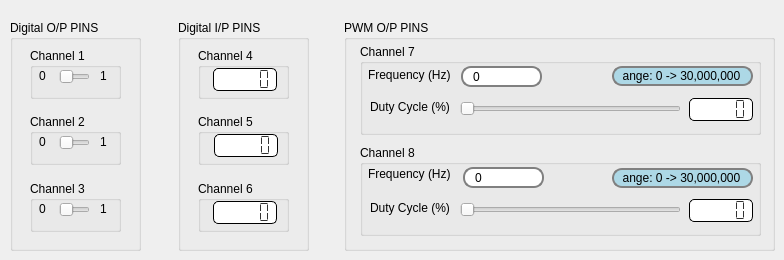
      <widget class="QWidget" name="MainFeatures_tab">
       <attribute name="title">
        <string>Main Features</string>
       </attribute>
       <widget class="QGroupBox" name="DigitalOutPins_groupBox">
        <property name="geometry">
         <rect>
          <x>10</x>
          <y>20</y>
          <width>131</width>
          <height>231</height>
         </rect>
        </property>
        <property name="font">
         <font>
          <family>Segoe UI</family>
         </font>
        </property>
        <property name="title">
         <string>Digital O/P PINS</string>
        </property>
        <widget class="QGroupBox" name="Channel3_groupBox">
         <property name="geometry">
          <rect>
           <x>20</x>
           <y>161</y>
           <width>91</width>
           <height>51</height>
          </rect>
         </property>
         <property name="font">
          <font>
           <family>Segoe UI</family>
          </font>
         </property>
         <property name="title">
          <string>Channel 3</string>
         </property>
         <widget class="QSlider" name="Channel3_horizontalSlider">
          <property name="enabled">
           <bool>true</bool>
          </property>
          <property name="geometry">
           <rect>
            <x>29</x>
            <y>18</y>
            <width>31</width>
            <height>22</height>
           </rect>
          </property>
          <property name="styleSheet">
           <string notr="true">QSlider::groove:horizontal { 
	background-color:rgb(215,215,215) ;
	border: 0px solid #424242; 
	height: 10px; 
	border-radius: 5px;
}

QSlider::handle:horizontal { 
	background-color: #05B8CC; 
	border: 2px solid #05B8CC; 
	width: 16px; 
	height: 20px; 
	line-height: 20px; 
	margin-top: -5px; 
	margin-bottom: -5px; 
	border-radius: 10px; 
}



QSlider::handle:horizontal:hover { 
	border-radius: 10px;
}r</string>
          </property>
          <property name="maximum">
           <number>1</number>
          </property>
          <property name="orientation">
           <enum>Qt::Horizontal</enum>
          </property>
         </widget>
         <widget class="QLabel" name="label_13">
          <property name="geometry">
           <rect>
            <x>9</x>
            <y>20</y>
            <width>16</width>
            <height>16</height>
           </rect>
          </property>
          <property name="font">
           <font>
            <family>Segoe UI</family>
           </font>
          </property>
          <property name="text">
           <string>0</string>
          </property>
         </widget>
         <widget class="QLabel" name="label_14">
          <property name="geometry">
           <rect>
            <x>70</x>
            <y>20</y>
            <width>16</width>
            <height>16</height>
           </rect>
          </property>
          <property name="font">
           <font>
            <family>Segoe UI</family>
           </font>
          </property>
          <property name="text">
           <string>1</string>
          </property>
         </widget>
        </widget>
        <widget class="QGroupBox" name="Channel1_groupBox">
         <property name="geometry">
          <rect>
           <x>20</x>
           <y>28</y>
           <width>91</width>
           <height>51</height>
          </rect>
         </property>
         <property name="font">
          <font>
           <family>Segoe UI</family>
          </font>
         </property>
         <property name="title">
          <string>Channel 1</string>
         </property>
         <widget class="QSlider" name="Channel1_horizontalSlider">
          <property name="enabled">
           <bool>true</bool>
          </property>
          <property name="geometry">
           <rect>
            <x>29</x>
            <y>18</y>
            <width>31</width>
            <height>22</height>
           </rect>
          </property>
          <property name="styleSheet">
           <string notr="true">QSlider::groove:horizontal { 
	background-color:rgb(215,215,215) ;
	border: 0px solid #424242; 
	height: 10px; 
	border-radius: 5px;
}

QSlider::handle:horizontal { 
	background-color: #05B8CC; 
	border: 2px solid #05B8CC; 
	width: 16px; 
	height: 20px; 
	line-height: 20px; 
	margin-top: -5px; 
	margin-bottom: -5px; 
	border-radius: 10px; 
}



QSlider::handle:horizontal:hover { 
	border-radius: 10px;
}r</string>
          </property>
          <property name="maximum">
           <number>1</number>
          </property>
          <property name="value">
           <number>0</number>
          </property>
          <property name="tracking">
           <bool>true</bool>
          </property>
          <property name="orientation">
           <enum>Qt::Horizontal</enum>
          </property>
         </widget>
         <widget class="QLabel" name="label_15">
          <property name="geometry">
           <rect>
            <x>9</x>
            <y>20</y>
            <width>16</width>
            <height>16</height>
           </rect>
          </property>
          <property name="font">
           <font>
            <family>Segoe UI</family>
           </font>
          </property>
          <property name="text">
           <string>0</string>
          </property>
         </widget>
         <widget class="QLabel" name="label_16">
          <property name="geometry">
           <rect>
            <x>70</x>
            <y>20</y>
            <width>16</width>
            <height>16</height>
           </rect>
          </property>
          <property name="font">
           <font>
            <family>Segoe UI</family>
           </font>
          </property>
          <property name="text">
           <string>1</string>
          </property>
         </widget>
        </widget>
        <widget class="QGroupBox" name="Channel2_groupBox">
         <property name="geometry">
          <rect>
           <x>20</x>
           <y>94</y>
           <width>91</width>
           <height>51</height>
          </rect>
         </property>
         <property name="font">
          <font>
           <family>Segoe UI</family>
          </font>
         </property>
         <property name="title">
          <string>Channel 2</string>
         </property>
         <widget class="QSlider" name="Channel2_horizontalSlider">
          <property name="enabled">
           <bool>true</bool>
          </property>
          <property name="geometry">
           <rect>
            <x>29</x>
            <y>18</y>
            <width>31</width>
            <height>22</height>
           </rect>
          </property>
          <property name="styleSheet">
           <string notr="true">QSlider::groove:horizontal { 
	background-color:rgb(215,215,215) ;
	border: 0px solid #424242; 
	height: 10px; 
	border-radius: 5px;
}

QSlider::handle:horizontal { 
	background-color: #05B8CC; 
	border: 2px solid #05B8CC; 
	width: 16px; 
	height: 20px; 
	line-height: 20px; 
	margin-top: -5px; 
	margin-bottom: -5px; 
	border-radius: 10px; 
}



QSlider::handle:horizontal:hover { 
	border-radius: 10px;
}r</string>
          </property>
          <property name="maximum">
           <number>1</number>
          </property>
          <property name="orientation">
           <enum>Qt::Horizontal</enum>
          </property>
         </widget>
         <widget class="QLabel" name="label_17">
          <property name="geometry">
           <rect>
            <x>9</x>
            <y>20</y>
            <width>16</width>
            <height>16</height>
           </rect>
          </property>
          <property name="font">
           <font>
            <family>Segoe UI</family>
           </font>
          </property>
          <property name="text">
           <string>0</string>
          </property>
         </widget>
         <widget class="QLabel" name="label_18">
          <property name="geometry">
           <rect>
            <x>70</x>
            <y>20</y>
            <width>16</width>
            <height>16</height>
           </rect>
          </property>
          <property name="font">
           <font>
            <family>Segoe UI</family>
           </font>
          </property>
          <property name="text">
           <string>1</string>
          </property>
         </widget>
        </widget>
       </widget>
       <widget class="QGroupBox" name="DigitalInPins_groupBox">
        <property name="geometry">
         <rect>
          <x>178</x>
          <y>20</y>
          <width>131</width>
          <height>231</height>
         </rect>
        </property>
        <property name="font">
         <font>
          <family>Segoe UI</family>
         </font>
        </property>
        <property name="title">
         <string>Digital I/P PINS</string>
        </property>
        <widget class="QGroupBox" name="Channel4_groupBox">
         <property name="geometry">
          <rect>
           <x>20</x>
           <y>28</y>
           <width>91</width>
           <height>51</height>
          </rect>
         </property>
         <property name="font">
          <font>
           <family>Segoe UI</family>
          </font>
         </property>
         <property name="title">
          <string>Channel 4</string>
         </property>
         <widget class="QLCDNumber" name="Channel4_lcdNumber">
          <property name="geometry">
           <rect>
            <x>15</x>
            <y>20</y>
            <width>64</width>
            <height>23</height>
           </rect>
          </property>
          <property name="font">
           <font>
            <pointsize>9</pointsize>
           </font>
          </property>
          <property name="styleSheet">
           <string notr="true">QLCDNumber {
	border: 1px solid black;
	border-radius: 5px;
	background-color: white;
	color: rgb(50, 50, 50);
}</string>
          </property>
          <property name="segmentStyle">
           <enum>QLCDNumber::Flat</enum>
          </property>
         </widget>
        </widget>
        <widget class="QGroupBox" name="Channel5_groupBox">
         <property name="geometry">
          <rect>
           <x>20</x>
           <y>94</y>
           <width>91</width>
           <height>51</height>
          </rect>
         </property>
         <property name="font">
          <font>
           <family>Segoe UI</family>
          </font>
         </property>
         <property name="title">
          <string>Channel 5</string>
         </property>
         <widget class="QLCDNumber" name="Channel5_lcdNumber">
          <property name="geometry">
           <rect>
            <x>16</x>
            <y>20</y>
            <width>64</width>
            <height>23</height>
           </rect>
          </property>
          <property name="font">
           <font>
            <pointsize>9</pointsize>
           </font>
          </property>
          <property name="styleSheet">
           <string notr="true">QLCDNumber {
	border: 1px solid black;
	border-radius: 5px;
	background-color: white;
	color: rgb(50, 50, 50);
}</string>
          </property>
          <property name="segmentStyle">
           <enum>QLCDNumber::Flat</enum>
          </property>
         </widget>
        </widget>
        <widget class="QGroupBox" name="Channel6_groupBox">
         <property name="geometry">
          <rect>
           <x>20</x>
           <y>161</y>
           <width>91</width>
           <height>51</height>
          </rect>
         </property>
         <property name="font">
          <font>
           <family>Segoe UI</family>
          </font>
         </property>
         <property name="title">
          <string>Channel 6</string>
         </property>
         <widget class="QLCDNumber" name="Channel6_lcdNumber">
          <property name="geometry">
           <rect>
            <x>15</x>
            <y>20</y>
            <width>64</width>
            <height>23</height>
           </rect>
          </property>
          <property name="font">
           <font>
            <pointsize>9</pointsize>
           </font>
          </property>
          <property name="styleSheet">
           <string notr="true">QLCDNumber {
	border: 1px solid black;
	border-radius: 5px;
	background-color: white;
	color: rgb(50, 50, 50);
}</string>
          </property>
          <property name="segmentStyle">
           <enum>QLCDNumber::Flat</enum>
          </property>
         </widget>
        </widget>
       </widget>
       <widget class="QGroupBox" name="PWMOutPins_groupBox">
        <property name="geometry">
         <rect>
          <x>344</x>
          <y>20</y>
          <width>431</width>
          <height>231</height>
         </rect>
        </property>
        <property name="font">
         <font>
          <family>Segoe UI</family>
         </font>
        </property>
        <property name="styleSheet">
         <string notr="true"/>
        </property>
        <property name="title">
         <string>PWM O/P PINS</string>
        </property>
        <widget class="QGroupBox" name="Channel7_groupBox">
         <property name="geometry">
          <rect>
           <x>16</x>
           <y>24</y>
           <width>401</width>
           <height>91</height>
          </rect>
         </property>
         <property name="font">
          <font>
           <family>Segoe UI</family>
          </font>
         </property>
         <property name="title">
          <string>Channel 7</string>
         </property>
         <widget class="QLabel" name="Channel7_Frequency_label">
          <property name="geometry">
           <rect>
            <x>8</x>
            <y>23</y>
            <width>91</width>
            <height>16</height>
           </rect>
          </property>
          <property name="font">
           <font>
            <family>Segoe UI</family>
           </font>
          </property>
          <property name="text">
           <string>Frequency (Hz)</string>
          </property>
         </widget>
         <widget class="QLCDNumber" name="Channel7_lcdNumber">
          <property name="geometry">
           <rect>
            <x>329</x>
            <y>54</y>
            <width>64</width>
            <height>23</height>
           </rect>
          </property>
          <property name="font">
           <font>
            <pointsize>9</pointsize>
           </font>
          </property>
          <property name="styleSheet">
           <string notr="true">QLCDNumber {
	border: 1px solid black;
	border-radius: 5px;
	background-color: white;
	color: rgb(50, 50, 50);
}</string>
          </property>
          <property name="segmentStyle">
           <enum>QLCDNumber::Flat</enum>
          </property>
         </widget>
         <widget class="QSlider" name="Channel7_horizontalSlider">
          <property name="enabled">
           <bool>true</bool>
          </property>
          <property name="geometry">
           <rect>
            <x>100</x>
            <y>54</y>
            <width>221</width>
            <height>22</height>
           </rect>
          </property>
          <property name="styleSheet">
           <string notr="true">QSlider::groove:horizontal { 
	background-color:rgb(215,215,215) ;
	border: 0px solid #424242; 
	height: 10px; 
	border-radius: 5px;
}

QSlider::handle:horizontal { 
	background-color: #05B8CC; 
	border: 2px solid #05B8CC; 
	width: 16px; 
	height: 20px; 
	line-height: 20px; 
	margin-top: -5px; 
	margin-bottom: -5px; 
	border-radius: 10px; 
}



QSlider::handle:horizontal:hover { 
	border-radius: 10px;
}r</string>
          </property>
          <property name="maximum">
           <number>100</number>
          </property>
          <property name="value">
           <number>0</number>
          </property>
          <property name="tracking">
           <bool>true</bool>
          </property>
          <property name="orientation">
           <enum>Qt::Horizontal</enum>
          </property>
         </widget>
         <widget class="QLabel" name="Channel7_DutyCycle_label">
          <property name="geometry">
           <rect>
            <x>10</x>
            <y>55</y>
            <width>81</width>
            <height>16</height>
           </rect>
          </property>
          <property name="font">
           <font>
            <family>Segoe UI</family>
           </font>
          </property>
          <property name="text">
           <string>Duty Cycle (%)</string>
          </property>
         </widget>
         <widget class="QLineEdit" name="Channel7_FrequencyRange_lineEdit">
          <property name="geometry">
           <rect>
            <x>252</x>
            <y>22</y>
            <width>141</width>
            <height>20</height>
           </rect>
          </property>
          <property name="font">
           <font>
            <family>Segoe UI</family>
           </font>
          </property>
          <property name="styleSheet">
           <string notr="true">QLineEdit {
    border: 2px solid gray;
    border-radius: 10px;
    padding: 0 8px;
    background: white;
    selection-background-color: darkgray;
}

QLineEdit:read-only {
    background: lightblue;
}
</string>
          </property>
          <property name="text">
           <string>   Range: 0 -&gt; 30,000,000</string>
          </property>
          <property name="readOnly">
           <bool>true</bool>
          </property>
         </widget>
         <widget class="QSpinBox" name="Channel7_Frequency_spinBox">
          <property name="geometry">
           <rect>
            <x>101</x>
            <y>22</y>
            <width>81</width>
            <height>21</height>
           </rect>
          </property>
          <property name="font">
           <font>
            <family>Segoe UI</family>
           </font>
          </property>
          <property name="styleSheet">
           <string notr="true">QSpinBox {
    border: 2px solid gray;
    border-radius: 10px;
    padding: 0 8px;
    background: white;
    selection-background-color: darkgray;
}

QSpinBox::up-button{
    width: 0
}
QSpinBox::down-button{
    width: 0
}</string>
          </property>
          <property name="suffix">
           <string notr="true"/>
          </property>
          <property name="maximum">
           <number>30000000</number>
          </property>
          <property name="displayIntegerBase">
           <number>10</number>
          </property>
         </widget>
        </widget>
        <widget class="QGroupBox" name="Channel8_groupBox">
         <property name="geometry">
          <rect>
           <x>16</x>
           <y>125</y>
           <width>401</width>
           <height>91</height>
          </rect>
         </property>
         <property name="font">
          <font>
           <family>Segoe UI</family>
          </font>
         </property>
         <property name="title">
          <string>Channel 8</string>
         </property>
         <widget class="QLabel" name="Channel8_Frequency_label">
          <property name="geometry">
           <rect>
            <x>8</x>
            <y>21</y>
            <width>91</width>
            <height>16</height>
           </rect>
          </property>
          <property name="font">
           <font>
            <family>Segoe UI</family>
           </font>
          </property>
          <property name="text">
           <string>Frequency (Hz)</string>
          </property>
         </widget>
         <widget class="QLCDNumber" name="Channel8_lcdNumber">
          <property name="geometry">
           <rect>
            <x>329</x>
            <y>54</y>
            <width>64</width>
            <height>23</height>
           </rect>
          </property>
          <property name="font">
           <font>
            <pointsize>9</pointsize>
           </font>
          </property>
          <property name="styleSheet">
           <string notr="true">QLCDNumber {
	border: 1px solid black;
	border-radius: 5px;
	background-color: white;
	color: rgb(50, 50, 50);
}</string>
          </property>
          <property name="segmentStyle">
           <enum>QLCDNumber::Flat</enum>
          </property>
         </widget>
         <widget class="QSlider" name="Channel8_horizontalSlider">
          <property name="enabled">
           <bool>true</bool>
          </property>
          <property name="geometry">
           <rect>
            <x>100</x>
            <y>54</y>
            <width>221</width>
            <height>22</height>
           </rect>
          </property>
          <property name="styleSheet">
           <string notr="true">QSlider::groove:horizontal { 
	background-color:rgb(215,215,215) ;
	border: 0px solid #424242; 
	height: 10px; 
	border-radius: 5px;
}

QSlider::handle:horizontal { 
	background-color: #05B8CC; 
	border: 2px solid #05B8CC; 
	width: 16px; 
	height: 20px; 
	line-height: 20px; 
	margin-top: -5px; 
	margin-bottom: -5px; 
	border-radius: 10px; 
}



QSlider::handle:horizontal:hover { 
	border-radius: 10px;
}r</string>
          </property>
          <property name="maximum">
           <number>100</number>
          </property>
          <property name="value">
           <number>0</number>
          </property>
          <property name="tracking">
           <bool>true</bool>
          </property>
          <property name="orientation">
           <enum>Qt::Horizontal</enum>
          </property>
         </widget>
         <widget class="QLabel" name="Channel8_DutyCycle_label">
          <property name="geometry">
           <rect>
            <x>10</x>
            <y>55</y>
            <width>81</width>
            <height>16</height>
           </rect>
          </property>
          <property name="font">
           <font>
            <family>Segoe UI</family>
           </font>
          </property>
          <property name="text">
           <string>Duty Cycle (%)</string>
          </property>
         </widget>
         <widget class="QLineEdit" name="Channel8_FrequencyRange_lineEdit">
          <property name="geometry">
           <rect>
            <x>252</x>
            <y>23</y>
            <width>141</width>
            <height>20</height>
           </rect>
          </property>
          <property name="font">
           <font>
            <family>Segoe UI</family>
           </font>
          </property>
          <property name="styleSheet">
           <string notr="true">QLineEdit {
    border: 2px solid gray;
    border-radius: 10px;
    padding: 0 8px;
    background: white;
    selection-background-color: darkgray;
}

QLineEdit:read-only {
    background: lightblue;
}
</string>
          </property>
          <property name="text">
           <string>   Range: 0 -&gt; 30,000,000</string>
          </property>
          <property name="readOnly">
           <bool>true</bool>
          </property>
         </widget>
         <widget class="QSpinBox" name="Channel8_Frequency_spinBox">
          <property name="geometry">
           <rect>
            <x>103</x>
            <y>22</y>
            <width>81</width>
            <height>21</height>
           </rect>
          </property>
          <property name="font">
           <font>
            <family>Segoe UI</family>
           </font>
          </property>
          <property name="styleSheet">
           <string notr="true">QSpinBox {
    border: 2px solid gray;
    border-radius: 10px;
    padding: 0 8px;
    background: white;
    selection-background-color: darkgray;
}

QSpinBox::up-button{
    width: 0
}
QSpinBox::down-button{
    width: 0
}
</string>
          </property>
          <property name="maximum">
           <number>30000000</number>
          </property>
         </widget>
        </widget>
       </widget>
      </widget>
